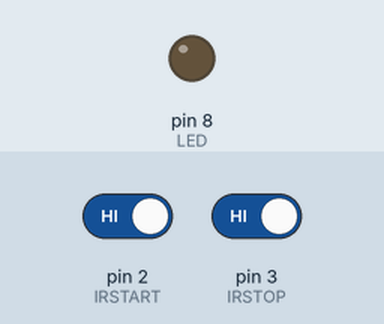
The sketch below on a simulated Arduino Uno, built with avr-gcc and run on an emulated ATmega328P. On the bench: output pins drawn as LEDs (lit = HIGH). Dashed ring = blinking. The inputs (shaded band) are chosen by the test bench; at power-on: pin 2 (IRSTART) HIGH, pin 3 (IRSTOP) HIGH.

Above: at 1.2 s.
1.3 s: pin 2 (IRSTART) driven LOW
At 1.7 s:
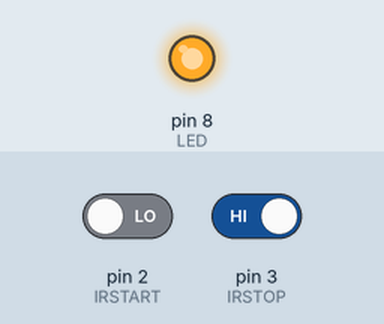
2.8 s: pin 3 (IRSTOP) driven LOW
At 4.2 s:
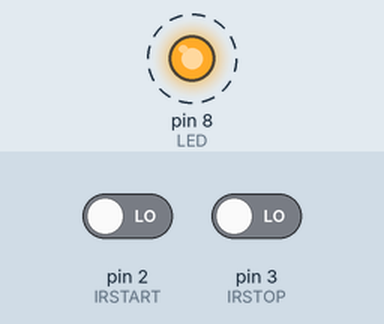
5.8 s: pin 3 (IRSTOP) driven HIGH
At 6.3 s:
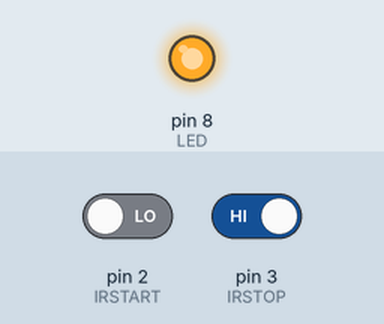
Timing chart, 0 to 8.8 s (numbered marks = the images above; inputs shaded):
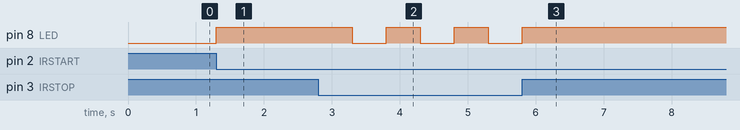

The sketch:

toggle_led_infrared_copy_20260916203417.ino
```cpp
#define IRSTART 2
#define IRSTOP 3
#define LED 8
int ir1State, ir2State;
void setup() {
  // put your setup code here, to run once:
  pinMode(IRSTART, INPUT);
  pinMode(IRSTOP, INPUT);
  pinMode(LED, OUTPUT);

}

void loop() {
  // put your main code here, to run repeatedly:
  ir1State = digitalRead(IRSTART);
  ir2State = digitalRead(IRSTOP);

  if(!ir1State){
    digitalWrite(LED, HIGH);
    delay(500);
  }

  if(!ir2State){
    digitalWrite(LED, LOW);
    delay(500);
  }


}
```

Measured:
- after the input at 1.3 s, pin 8 (LED): LOW → HIGH at once
- after the input at 2.8 s, pin 8 (LED): alternates HIGH for 0.50 s and LOW for 0.50 s, starting after 0.50 s
- after the input at 5.8 s, pin 8 (LED): goes on until 5.8 s, then stays HIGH
